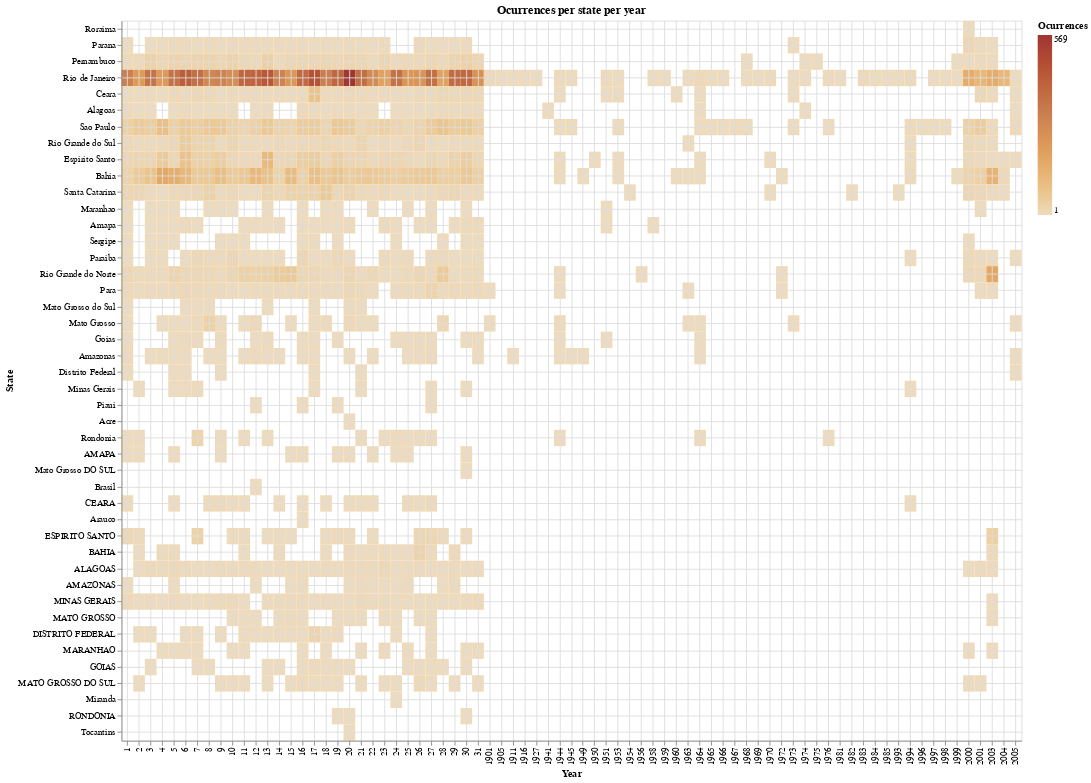

Write notebook code for a chart like this one.
### Code cell
import numpy as np
import pandas as pd
import altair as alt
import datetime as dt
import math as mt
import array as arr

file_name = './data/db.csv'
crustaceas = pd.read_csv(file_name, sep=',', encoding='utf-8', index_col=False, low_memory=False)


Table_Date = crustaceas[['Cataloged Date','Country','State']]

d = []
counter=0
for row in Table_Date['Cataloged Date']:
#     print(row)
    if not str(row).find('/')==-1:
        dates_values = str(row).split("/")
        year = int(dates_values[0])
        month = int(dates_values[1])
        if (month>1) and (month<12):
            #store the year and month in a datetime datatype for later sorting
            dateRecord = dt.datetime(year,month,1)
    if Table_Date.loc[counter,'Country']=="Brasil":
        d.append({'year':year, 'state':Table_Date.loc[counter,'State']})
    counter = counter+1
NewTable_Date = pd.DataFrame(d)
NewTable_Date

classes = NewTable_Date['state'].unique()
classes

e = []
countam = 0
for classSp in classes:
    p = NewTable_Date.loc[NewTable_Date.loc[:,'state']==classSp,:]
#     p.year.value_counts()
#     print(p)
    numbers = p.year.value_counts(sort=False)
#     print(p.year.value_counts(sort=False))
    for oneyear in p.year.unique():
        countam = countam + numbers.loc[oneyear]
        e.append({'state':p['state'].unique()[0],'year':oneyear,'amount':numbers.loc[oneyear]})
NewTable_Years = pd.DataFrame(e)
NewTable_Years

alt.Chart(NewTable_Years,title='Ocurrences per state per year',width=1000,height=800).mark_rect().encode(
    y= alt.Y('state:N', title='State',
             axis=alt.Axis(tickCount=10,grid=True,labels=True),
             scale=alt.Scale(),
            sort = alt.SortField('amount', order='descending')),
    x=alt.X('year',type='nominal',title='Year',axis=alt.Axis(grid=True)),
    color=alt.Color('amount', title='Ocurrences',scale=alt.Scale(scheme='browns')),
    
    
#         x= alt.X('year', type='nominal', title='Years',axis=alt.Axis(grid=True),),
#     y= alt.Y('depth', type='nominal', title='Depth',axis=alt.Axis(grid=True),
#             sort = alt.SortField('depth', order='descending')),
#     color=alt.Color('amount', title='Ocurrences',scale=alt.Scale(scheme='browns'),)

)

### Figure 1 — Vega-Lite specification as saved in the notebook (floating-point values rounded to 4 significant figures; data arrays with more than 128 entries replaced by an {"elided": "..."} marker saying what was removed)
{"config": {"view": {"continuousWidth": 400, "continuousHeight": 300}}, "data": {"name": "data-3185505ac6001c3e27b4f389ebe603fd"}, "mark": "rect", "encoding": {"color": {"type": "quantitative", "field": "amount", "scale": {"scheme": "browns"}, "title": "Ocurrences"}, "x": {"type": "nominal", "axis": {"grid": true}, "field": "year", "title": "Year"}, "y": {"type": "nominal", "axis": {"grid": true, "labels": true, "tickCount": 10}, "field": "state", "scale": {}, "sort": {"field": "amount", "order": "descending"}, "title": "State"}}, "height": 800, "title": "Ocurrences per state per year", "width": 1000, "$schema": "https://vega.github.io/schema/vega-lite/v4.0.0.json", "datasets": {"data-3185505ac6001c3e27b4f389ebe603fd": {"elided": "911 records"}}}
